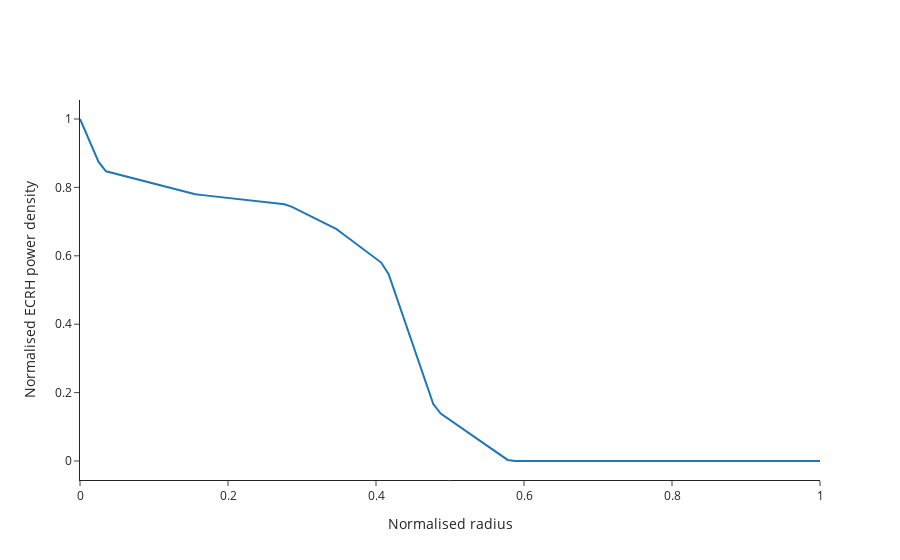

Notebook cell for this chart:
### Markdown cell above
# ECRH parameterisation comparison

First, we look at what is currently used in STEP:

### Code cell
import jetto_tools
import plotly.graph_objects as go
import plotly
import numpy as np


plotly.io.templates.default = "simple_white"

template = jetto_tools.template.from_directory("../jetto/templates/spr45")
exfile = jetto_tools.binary.read_binary_file(template.extra_files["jetto.ex"])

# Normalise ECRH to [0, 1]
benchmark_ecrh = exfile["QECE"][0] / np.max(exfile["QECE"][0])
xrho = exfile["XRHO"][0]

figure = go.Figure()
figure.add_trace(go.Scatter(x=xrho, y=benchmark_ecrh, name="SPR45-v9"))
figure.update_xaxes(title="Normalised radius")
figure.update_yaxes(title="Normalised ECRH power density")
